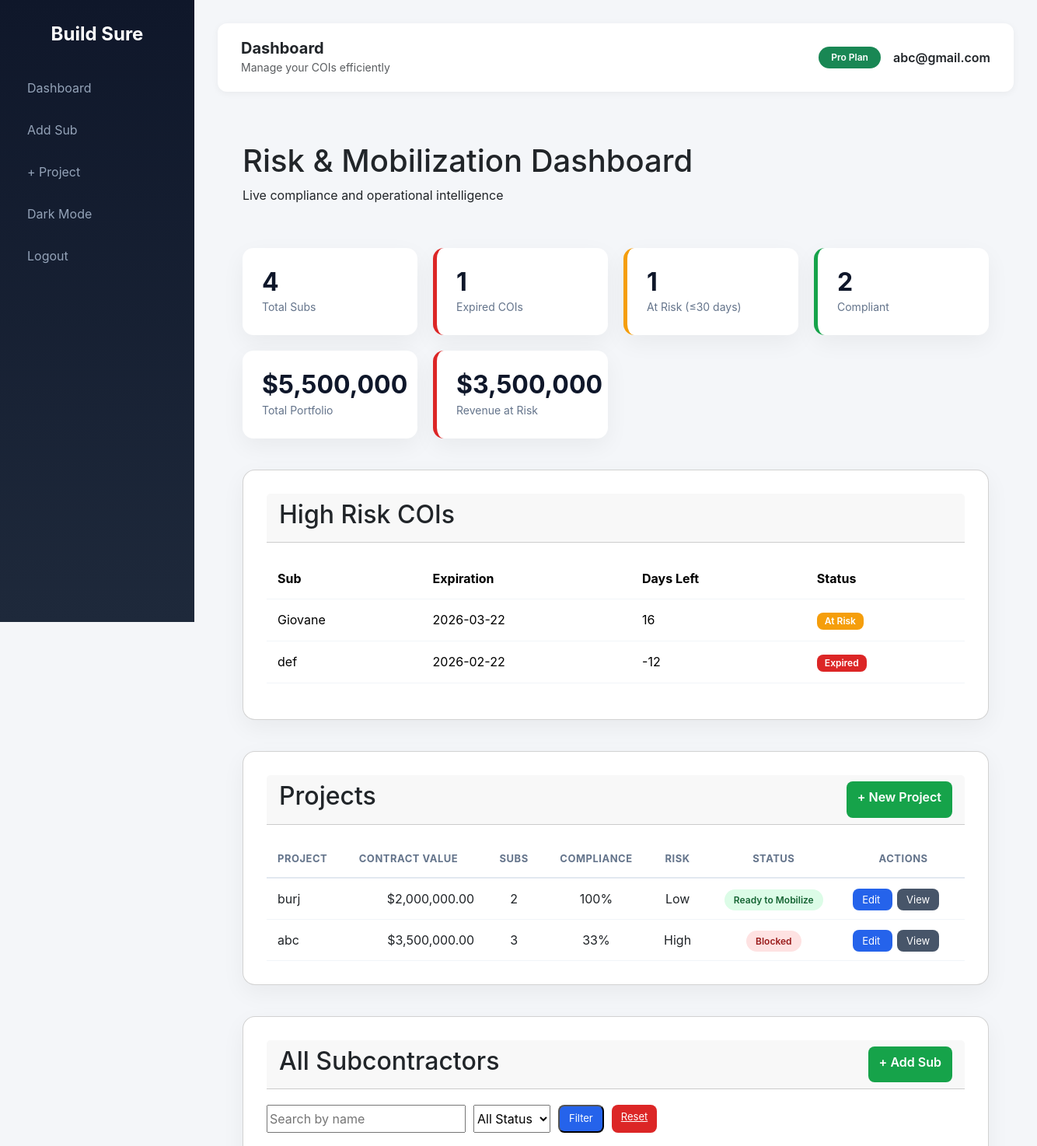
Page /dashboard (signed in, upper part) on the earlier database version.
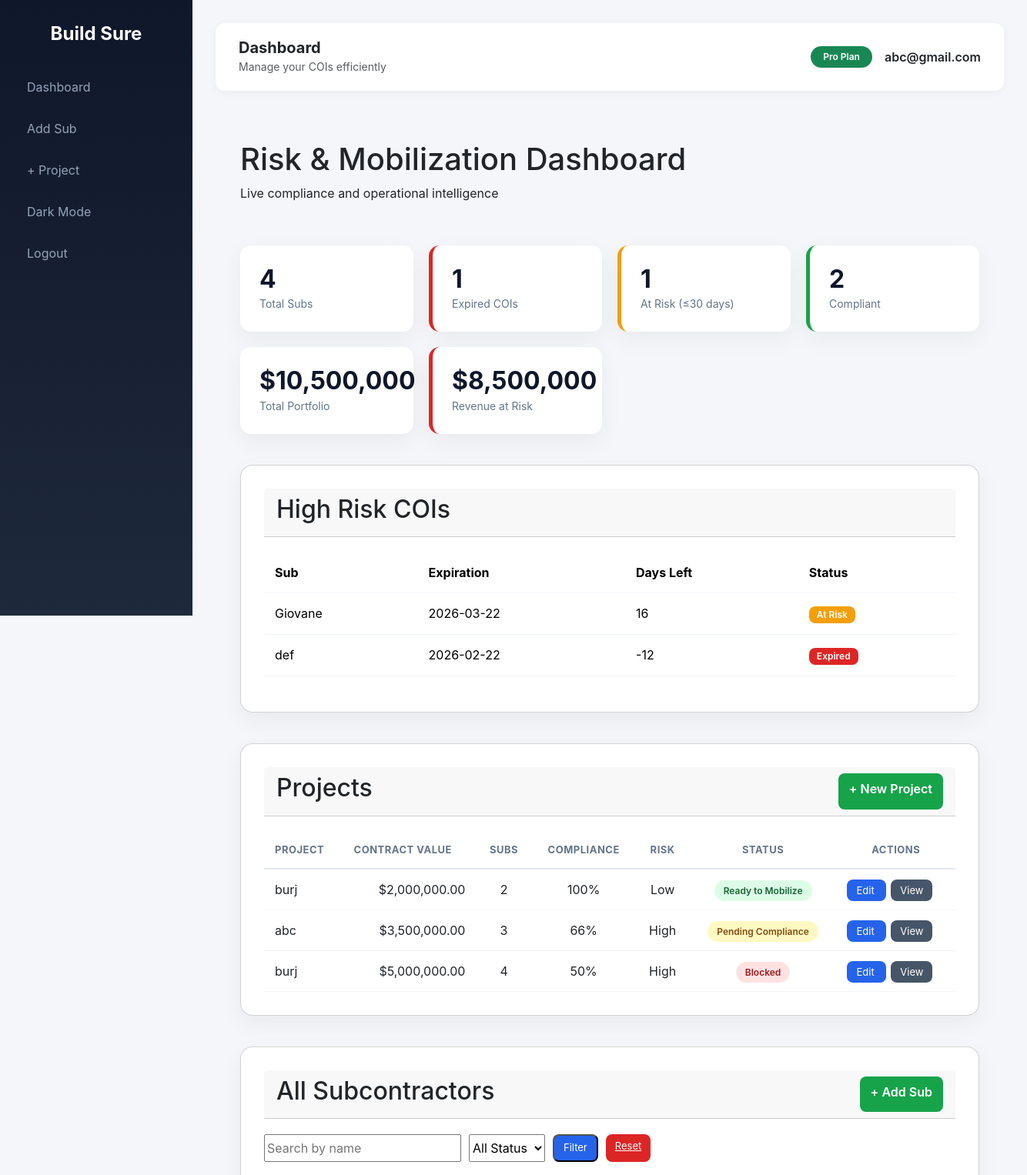
Same page on the later database version.
### main.py (models this page shows)
class Subcontractor(db.Model):
    id = db.Column(db.Integer, primary_key=True)
    user_id = db.Column(
        db.Integer,
        db.ForeignKey('user.id'),
        nullable=False
    )
    name = db.Column(db.String(150))
    email = db.Column(db.String(150))
    phone = db.Column(db.String(30))
    role = db.Column(db.String(100))
    timezone = db.Column(db.String(50))
    coi_expiration = db.Column(db.Date)
    last_reminder_sent = db.Column(db.DateTime)
    documents = db.relationship(
        "Document",
        backref="sub",
        lazy=True,
        cascade="all, delete-orphan"
    )
    @property
    def days_left(self):
        if not self.coi_expiration:
            return None
        return (self.coi_expiration - date.today()).days
    @property
    def computed_status(self):
        days = self.days_left
        if days is None:
            return "compliant"
        if days < 0:
            return "expired"
        elif days <= 30:
            return "at_risk"
        else:
            return "compliant"

class Project(db.Model):
    id = db.Column(db.Integer, primary_key=True)
    name = db.Column(db.String(200))
    contract_value = db.Column(db.Float)
    user_id = db.Column(db.Integer, db.ForeignKey("user.id"))
    subs = db.relationship("ProjectSubcontractor", backref="project")
    @property
    def compliance_score(self):
        if not self.subs:
            return 100
        total = len(self.subs)
        compliant = 0
        for ps in self.subs:
            if ps.subcontractor.computed_status == "compliant":
                compliant += 1
        return int((compliant / total) * 100)
    @property
    def risk_level(self):
        score = self.compliance_score
        if score == 100:
            return "Low"
        if score >= 70:
            return "Medium"
        return "High"
    @property
    def mobilization_status(self):
        has_expired = False
        has_risk = False
        for ps in self.subs:
            status = ps.subcontractor.computed_status
            if status == "expired":
                has_expired = True
            elif status == "at_risk":
                has_risk = True
        if has_expired:
            return "Blocked"
        if has_risk:
            return "Pending Compliance"
        return "Ready to Mobilize"

### main.py (the view)
@app.route("/dashboard")
@login_required
def dashboard():
    status_filter = request.args.get("status")
    search = request.args.get("search")
    query = Subcontractor.query.filter_by(
        user_id=current_user.id
    )
    if search:
        query = query.filter(Subcontractor.name.ilike(f"%{search}%"))
    subs = query.all()
    if status_filter:
        subs = [s for s in subs if s.computed_status == status_filter]
    def risk_priority(s):
        if s.computed_status == "expired":
            return -999
        if s.computed_status == "at_risk":
            return s.days_left or 0
        return 999
    top_risk = sorted(subs, key=risk_priority)
    projects = Project.query.filter_by(
        user_id=current_user.id
    ).all()
    total_portfolio = 0
    revenue_at_risk = 0
    for project in projects:
        contract_value = project.contract_value or 0
        total_portfolio += contract_value
        if project.mobilization_status != "Ready to Mobilize":
            revenue_at_risk += contract_value
    return render_template(
        "dashboard.html",
        subs=subs,
        top_risk=top_risk,
        projects=projects,
        total_portfolio=total_portfolio,
        revenue_at_risk=revenue_at_risk
    )

### main.py (called while the page is built)
@login_manager.user_loader
def load_user(user_id):
    return db.session.get(User, int(user_id))

### templates/dashboard.html (shortened to what the changed rows need)
{% extends "base.html" %}
{% block content %}
<div class="container">
<div class="top-bar">
    <div>
        <h1>Risk & Mobilization Dashboard</h1>
    </div>
</div>
<div class="kpi-grid">
    <div class="kpi-card">
        <h3>${{ "{:,.0f}".format(total_portfolio or 0) }}</h3>
        <span>Total Portfolio</span>
    </div>
    <div class="kpi-card danger">
        <h3>${{ "{:,.0f}".format(revenue_at_risk or 0) }}</h3>
        <span>Revenue at Risk</span>
    </div>
</div>
<div class="card">
    <div class="card-header">
        <h2>High Risk COIs</h2>
    </div>
    <table class="table">
        <thead>
            <tr>
                <th>Sub</th>
                <th>Expiration</th>
                <th>Days Left</th>
                <th>Status</th>
            </tr>
        </thead>
        <tbody>
        {% for sub in subs %}
        {% if sub.computed_status != "compliant" %}
        <tr class="
            {% if sub.computed_status == 'expired' %}row-danger
            {% elif sub.computed_status == 'at_risk' %}row-warning
            {% endif %}
        ">
            <td>{{ sub.name }}</td>
            <td>
                {{ sub.coi_expiration if sub.coi_expiration else "—" }}
            </td>
            <td>
                {{ sub.days_left if sub.days_left is not none else "—" }}
            </td>
            <td>
                {% if sub.computed_status == "expired" %}
                    <span class="badge badge-danger">Expired</span>
                {% elif sub.computed_status == "at_risk" %}
                    <span class="badge badge-warning">At Risk</span>
                {% endif %}
            </td>
        </tr>
        {% endif %}
        {% endfor %}
        </tbody>
    </table>
</div>
<div class="card">
<div class="card-header">
    <h2>Projects</h2>
</div>
<table class="styled-table">
<thead>
<tr>
    <th>Project</th>
    <th class="text-right">Contract Value</th>
    <th class="text-center">Subs</th>
    <th class="text-center">Compliance</th>
    <th class="text-center">Risk</th>
    <th class="text-center">Status</th>
    <th class="text-center">Actions</th>
</tr>
</thead>
<tbody>
{% for project in projects %}
<tr>
<td>{{ project.name }}</td>
<td class="text-right">
    ${{ "{:,.2f}".format(project.contract_value or 0) }}
</td>
<td class="text-center">
    {{ project.subs|length }}
</td>
<td class="text-center">
<div class="score-pill">
{{ project.compliance_score }}%
</div>
</td>
<td class="text-center">
{% if project.risk_level == "Low" %}
<span class="risk-low">Low</span>
{% elif project.risk_level == "Medium" %}
<span class="risk-medium">Medium</span>
{% else %}
<span class="risk-high">High</span>
{% endif %}
</td>
<td class="text-center">
<span class="status-badge
    {% if project.mobilization_status == 'Ready to Mobilize' %}
        status-ready
    {% elif project.mobilization_status == 'Pending Compliance' %}
        status-pending
    {% else %}
        status-blocked
    {% endif %}
">
    {{ project.mobilization_status }}
</span>
</td>
<td class="actions-cell">
<a href="{{ url_for('edit_project', project_id=project.id) }}"
   class="btn-edit">
   Edit
</a>
<a href="{{ url_for('view_project', project_id=project.id) }}"
   class="btn-view">
   View
</a>
</td>
</tr>
{% endfor %}
</tbody>
</table>
</div>
<div class="card">
<div class="card-header">
<h2>All Subcontractors</h2>
</div>
</div>
</div>
{% endblock %}

Differences in the rows shown:
computed for Project "abc": compliance_score "33" → "66"; mobilization_status "Blocked" → "Pending Compliance"
added Project: name "burj", contract_value "5,000,000.00", subs|length "4", compliance_score "50", shows "High", mobilization_status "Blocked"
Other differences:
{{ "{:,.0f}".format(total_portfolio or 0) }}: "5,500,000" → "10,500,000"
{{ "{:,.0f}".format(revenue_at_risk or 0) }}: "3,500,000" → "8,500,000"
